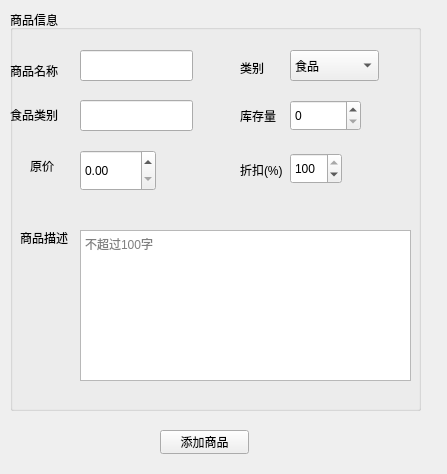
<?xml version="1.0" encoding="UTF-8"?>
<ui version="4.0">
 <class>commodityInfo</class>
 <widget class="QWidget" name="commodityInfo">
  <property name="geometry">
   <rect>
    <x>0</x>
    <y>0</y>
    <width>447</width>
    <height>474</height>
   </rect>
  </property>
  <property name="windowTitle">
   <string>Form</string>
  </property>
  <widget class="QGroupBox" name="groupBox_4">
   <property name="enabled">
    <bool>true</bool>
   </property>
   <property name="geometry">
    <rect>
     <x>10</x>
     <y>10</y>
     <width>411</width>
     <height>401</height>
    </rect>
   </property>
   <property name="title">
    <string>商品信息</string>
   </property>
   <widget class="QComboBox" name="comboBox">
    <property name="geometry">
     <rect>
      <x>280</x>
      <y>40</y>
      <width>89</width>
      <height>31</height>
     </rect>
    </property>
    <item>
     <property name="text">
      <string>食品</string>
     </property>
    </item>
    <item>
     <property name="text">
      <string>服装</string>
     </property>
    </item>
    <item>
     <property name="text">
      <string>图书</string>
     </property>
    </item>
   </widget>
   <widget class="QLabel" name="label_7">
    <property name="geometry">
     <rect>
      <x>230</x>
      <y>50</y>
      <width>72</width>
      <height>15</height>
     </rect>
    </property>
    <property name="text">
     <string>类别</string>
    </property>
   </widget>
   <widget class="QLineEdit" name="name">
    <property name="geometry">
     <rect>
      <x>70</x>
      <y>40</y>
      <width>113</width>
      <height>31</height>
     </rect>
    </property>
   </widget>
   <widget class="QLabel" name="label_8">
    <property name="geometry">
     <rect>
      <x>0</x>
      <y>50</y>
      <width>72</width>
      <height>21</height>
     </rect>
    </property>
    <property name="text">
     <string>商品名称</string>
    </property>
   </widget>
   <widget class="QDoubleSpinBox" name="price">
    <property name="geometry">
     <rect>
      <x>70</x>
      <y>140</y>
      <width>76</width>
      <height>41</height>
     </rect>
    </property>
    <property name="minimum">
     <double>0.000000000000000</double>
    </property>
    <property name="maximum">
     <double>2500.000000000000000</double>
    </property>
   </widget>
   <widget class="QLabel" name="label_9">
    <property name="geometry">
     <rect>
      <x>20</x>
      <y>140</y>
      <width>72</width>
      <height>31</height>
     </rect>
    </property>
    <property name="text">
     <string>原价</string>
    </property>
   </widget>
   <widget class="QTextEdit" name="description">
    <property name="geometry">
     <rect>
      <x>70</x>
      <y>220</y>
      <width>331</width>
      <height>151</height>
     </rect>
    </property>
    <property name="placeholderText">
     <string>不超过100字</string>
    </property>
   </widget>
   <widget class="QLabel" name="label_10">
    <property name="geometry">
     <rect>
      <x>10</x>
      <y>220</y>
      <width>72</width>
      <height>15</height>
     </rect>
    </property>
    <property name="text">
     <string>商品描述</string>
    </property>
   </widget>
   <widget class="QLabel" name="addLable">
    <property name="geometry">
     <rect>
      <x>0</x>
      <y>89</y>
      <width>72</width>
      <height>31</height>
     </rect>
    </property>
    <property name="text">
     <string>食品类别</string>
    </property>
   </widget>
   <widget class="QLineEdit" name="add">
    <property name="geometry">
     <rect>
      <x>70</x>
      <y>90</y>
      <width>113</width>
      <height>31</height>
     </rect>
    </property>
   </widget>
   <widget class="QSpinBox" name="number">
    <property name="geometry">
     <rect>
      <x>280</x>
      <y>90</y>
      <width>71</width>
      <height>31</height>
     </rect>
    </property>
   </widget>
   <widget class="QLabel" name="label_15">
    <property name="geometry">
     <rect>
      <x>230</x>
      <y>95</y>
      <width>61</width>
      <height>21</height>
     </rect>
    </property>
    <property name="text">
     <string>库存量</string>
    </property>
   </widget>
   <widget class="QLabel" name="label">
    <property name="geometry">
     <rect>
      <x>230</x>
      <y>150</y>
      <width>61</width>
      <height>20</height>
     </rect>
    </property>
    <property name="text">
     <string>折扣(%)</string>
    </property>
   </widget>
   <widget class="QSpinBox" name="discount">
    <property name="geometry">
     <rect>
      <x>280</x>
      <y>143</y>
      <width>52</width>
      <height>31</height>
     </rect>
    </property>
    <property name="minimum">
     <number>1</number>
    </property>
    <property name="maximum">
     <number>100</number>
    </property>
    <property name="value">
     <number>100</number>
    </property>
   </widget>
  </widget>
  <widget class="QPushButton" name="pushButton_4">
   <property name="geometry">
    <rect>
     <x>160</x>
     <y>430</y>
     <width>89</width>
     <height>24</height>
    </rect>
   </property>
   <property name="text">
    <string>添加商品</string>
   </property>
  </widget>
 </widget>
 <resources/>
 <connections/>
</ui>
